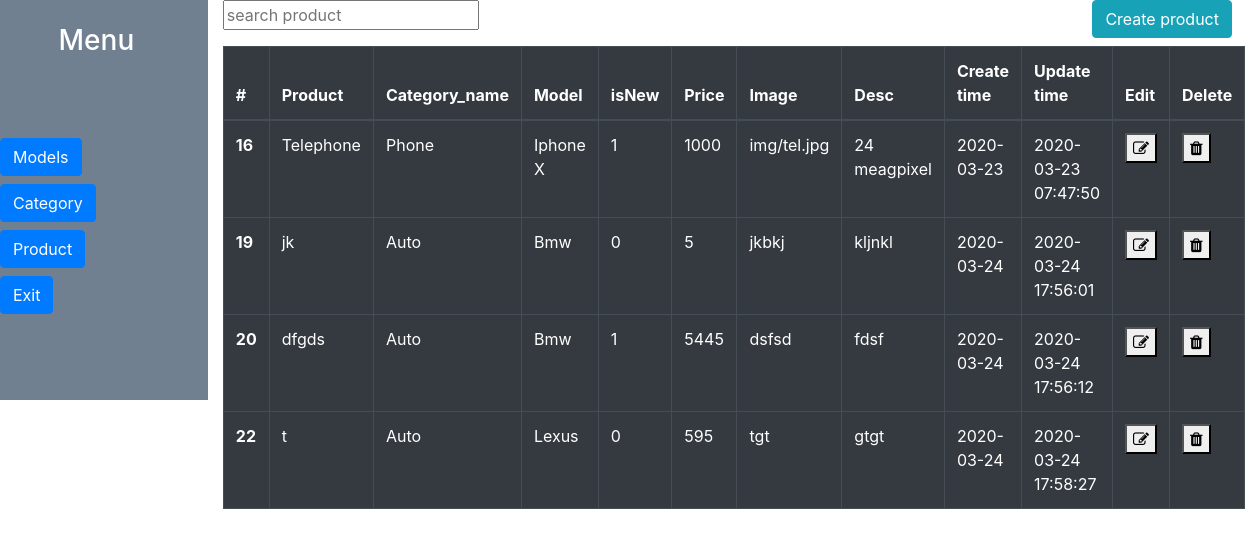
The app's page /product.php (signed in) with its own data.
### tables this page shows
CREATE TABLE IF NOT EXISTS `product` (
  `id` int(11) unsigned NOT NULL,
  `name` varchar(255) DEFAULT NULL,
  `category_id` int(11) DEFAULT NULL,
  `model_id` int(11) DEFAULT NULL,
  `img_path` varchar(255) DEFAULT NULL,
  `isNew` tinyint(1) DEFAULT NULL,
  `desc_info` text,
  `price` int(11) DEFAULT NULL,
  `create_time` date DEFAULT NULL,
  `update_time` timestamp NULL DEFAULT NULL ON UPDATE CURRENT_TIMESTAMP
);

CREATE TABLE IF NOT EXISTS `categories` (
  `id` int(11) NOT NULL,
  `name` varchar(255) DEFAULT NULL,
  `create_time` datetime DEFAULT NULL,
  `update_time` timestamp NULL DEFAULT NULL ON UPDATE CURRENT_TIMESTAMP
);

CREATE TABLE IF NOT EXISTS `models` (
  `id` int(11) NOT NULL,
  `name` varchar(255) DEFAULT NULL,
  `category_id` int(11) DEFAULT NULL,
  `create_time` date DEFAULT NULL,
  `update_time` timestamp NULL DEFAULT NULL ON UPDATE CURRENT_TIMESTAMP
);

### product.php (the view, shortened to what this page needs)
<?php
include "connect.php";
if (isset($_GET['page'])) {
    $page = $_GET['page'];
} else {
    $page = 1;
}
$notesOnePage = 4;
$from = ($page - 1) * $notesOnePage;
$models_category = $conn->query("SELECT
`pro`.*, `cate`.`name` AS `cate_name`, `model`.`name`  AS `mode_name`
FROM
`product` AS `pro`
LEFT JOIN `categories` AS `cate` ON `pro`.category_id = `cate`.id
LEFT JOIN `models` AS `model` ON `pro`.`model_id` = `model`.`id` LIMIT $from,$notesOnePage");
$models_category->execute();
$result = $models_category->fetchAll(PDO::FETCH_ASSOC);
?>
<!doctype html>
<html lang="en">
<head>
    <link rel="stylesheet" href="https://cdnjs.cloudflare.com/ajax/libs/font-awesome/4.7.0/css/font-awesome.min.css">
    <link rel="stylesheet" href="https://stackpath.bootstrapcdn.com/bootstrap/4.4.1/css/bootstrap.min.css"
>
    <link rel="stylesheet" href="css/style.css">
</head>
<body>
<?php include "admin.php" ?>
<div class="col-10">
    <div class="creat mb-2"><a class="btn btn-info" href="create_product.php" role="button">Create product</a></div>
    <?php include "seach.php";
    ?>
<div>
    <div class="table" id="table">
    <table class="table table-bordered table-dark" >
        <thead >
        <tr>
            <th scope="col">#</th>
            <th scope="col">Product</th>
            <th scope="col">Category_name</th>
            <th scope="col">Model</th>
            <th scope="col">isNew</th>
            <th scope="col">Price</th>
            <th scope="col">Image</th>
            <th scope="col">Desc</th>
            <th scope="col">Create time</th>
            <th scope="col">Update time</th>
            <th scope="col">Edit</th>
            <th scope="col">Delete</th>
        </tr>
        </thead>
        <tbody >
        <?php foreach ($result as $item =>$val):?>
            <tr>
                <th scope="row"><?=$val['id']?></th>
                <td><?=$val['name']?></td>
                <td><?=$val['cate_name']?></td>
                <td><?=$val['mode_name']?></td>
                <td><?=$val['isNew']?></td>
                <td><?=$val['price']?></td>
                <td><?=$val['img_path']?></td>
                <td><?=$val['desc_info']?></td>
                <td><?=$val['create_time']?></td>
                <td><?=$val['update_time']?></td>
                <td>
                    <button type="button" class="change" data-id="<?=$val['id']?>"><i
                                class="fa fa-pencil-square-o edit" aria-hidden="true"></i>
                    </button>
                </td>
                <td>
                    <button type="button" class="delete" data-id="<?=$val['id']?>"><i class="fa fa-trash del"
                                                                                      aria-hidden="true"></i>
                    </button>
                </td>
            </tr>
<?php endforeach; ?>
        </tbody>
    </table>
    </div>
</div>
</body>
</html>

### css/style.css (style rules this page uses)
.creat { float: right; }

### records on screen
product: id "16", name "Telephone", category.name "Phone", model.name "Iphone X", isNew "1", price "1000", img_path "img/tel.jpg", desc_info "24 meagpixel", create_time "2020-03-23", update_time "2020-03-23 07:47:50"
product: id "19", name "jk", category.name "Auto", model.name "Bmw", isNew "0", price "5", img_path "jkbkj", desc_info "kljnkl", create_time "2020-03-24", update_time "2020-03-24 17:56:01"
product: id "20", name "dfgds", category.name "Auto", model.name "Bmw", isNew "1", price "5445", img_path "dsfsd", desc_info "fdsf", create_time "2020-03-24", update_time "2020-03-24 17:56:12"
product: id "22", name "t", category.name "Auto", model.name "Lexus", isNew "0", price "595", img_path "tgt", desc_info "gtgt", create_time "2020-03-24", update_time "2020-03-24 17:58:27"
